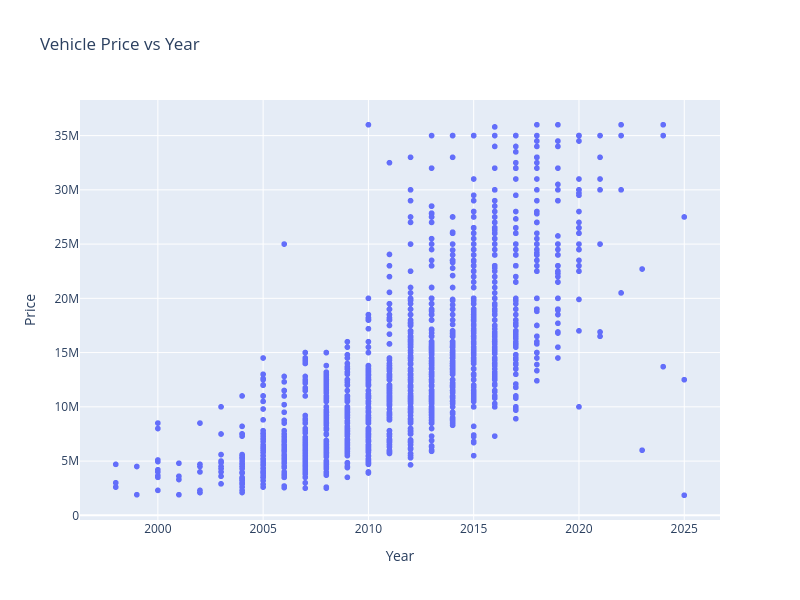

This figure's notebook cell:
### Code cell
#Scatterplot of year vs price.
fig4 = px.scatter(
    df,
    x="year",
    y="price",
    title="Vehicle Price vs Year",
    labels={
        "year": "Year",
        "price": "Price"
    },
    width=800,
    height=600
)


fig4.show()

### Figure 1 — Plotly figure (JSON) as saved in the notebook; plotly's stock layout.template omitted (floating-point values rounded to 4 significant figures; data arrays with more than 128 entries replaced by an {"elided": "..."} marker saying what was removed)
{"data": [{"hovertemplate": "Year=%{x}<br>Price=%{y}<extra></extra>", "legendgroup": "", "marker": {"color": "#636efa", "symbol": "circle"}, "mode": "markers", "name": "", "showlegend": false, "type": "scattergl", "x": {"elided": "1773 int values"}, "xaxis": "x", "y": {"elided": "1773 float values"}, "yaxis": "y"}], "layout": {"height": 600, "legend": {"tracegroupgap": 0}, "title": {"text": "Vehicle Price vs Year"}, "width": 800, "xaxis": {"anchor": "y", "domain": [0, 1], "title": {"text": "Year"}}, "yaxis": {"anchor": "x", "domain": [0, 1], "title": {"text": "Price"}}}}
